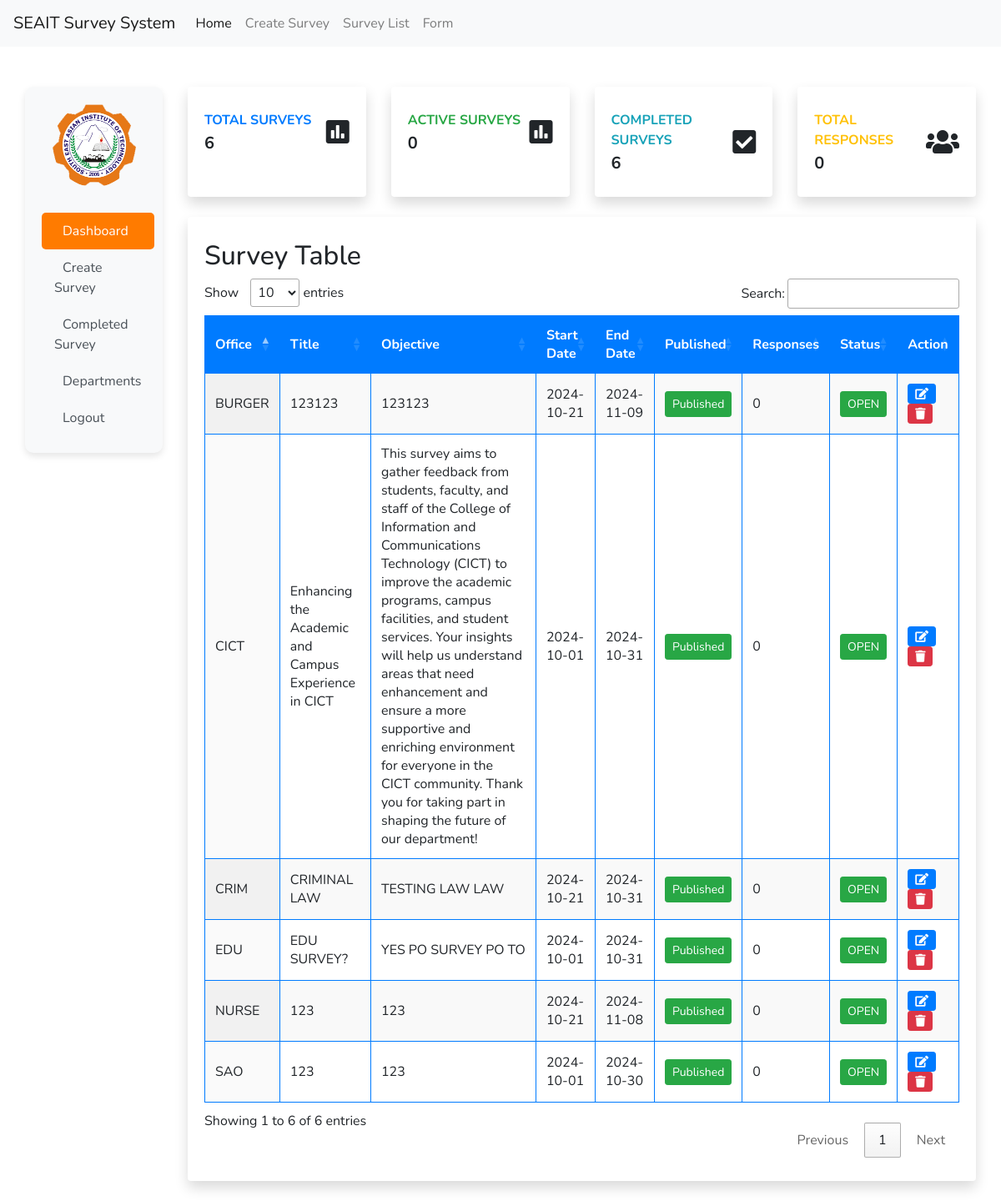
The app's page /trash/home.php, older data.
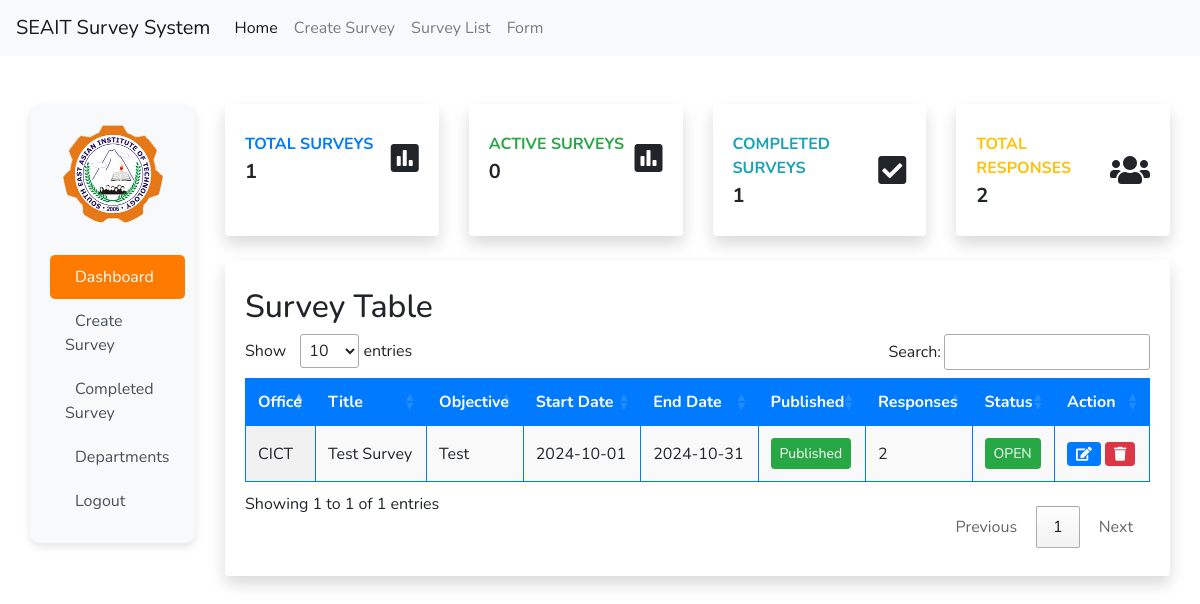
The same page, newer data.
### tables this page shows
CREATE TABLE IF NOT EXISTS `surveys` (
  `survey_id` int NOT NULL AUTO_INCREMENT,
  `office` varchar(100) NOT NULL,
  `title` varchar(255) NOT NULL,
  `objective` text,
  `is_anonymous` tinyint(1) DEFAULT '0',
  `is_published` tinyint(1) DEFAULT '0',
  `start_date` date DEFAULT NULL,
  `end_date` date DEFAULT NULL,
  `created_by` int DEFAULT NULL,
  `created_at` timestamp NULL DEFAULT CURRENT_TIMESTAMP,
  `updated_at` timestamp NULL DEFAULT CURRENT_TIMESTAMP ON UPDATE CURRENT_TIMESTAMP,
  `is_complete` int NOT NULL,
  PRIMARY KEY (`survey_id`),
  KEY `created_by` (`created_by`)
);

### trash/home.php (the view, shortened to what the rows shown need)
<?php include 'includes/header.php';
mysqli_set_charset($conn, "utf8");
$surveytable = "SELECT * FROM surveys";
if ($stmt = mysqli_prepare($conn, $surveytable)) {
    mysqli_stmt_execute($stmt);
    $surveyresult = mysqli_stmt_get_result($stmt);
} else {
    echo "Failed to prepare statement: " . mysqli_error($conn);
}
?>
<link rel="stylesheet" href="https://cdnjs.cloudflare.com/ajax/libs/font-awesome/5.13.0/css/all.min.css">
<link rel="stylesheet" href="https://cdn.datatables.net/1.11.5/css/jquery.dataTables.min.css">
<link rel="stylesheet" href="../css/home.css">
<div class="container-fluid d-flex">
    <div class="col">
        <div class="row">
            <div class="container-fluid mt-5">
                <div class="row">
                    <div class="col-xl-12 col-md-6 mb-4">
                        <div class="card border-left-warning shadow h-100 py-2">
                            <div class="card-body">
                                <div class="row no-gutters align-items-center w-100">
                                    <div class="col-12">
                                        <h2>Survey Table</h2>
                                        <table id="surveyTable" class="display">
                                            <thead>
                                                <tr>
                                                    <th>Office</th>
                                                    <th>Title</th>
                                                    <th>Objective</th>
                                                    <th>Start Date</th>
                                                    <th>End Date</th>
                                                    <th>Published</th>
                                                    <th>Responses</th>
                                                    <th>Status</th>
                                                    <th>Action</th>
                                                </tr>
                                            </thead>
                                            <tbody>
                                                <?php while ($surveyrow = mysqli_fetch_assoc($surveyresult)) { ?>
                                                    <tr>
                                                        <td><?php echo htmlspecialchars($surveyrow['office'], ENT_QUOTES, 'UTF-8'); ?>
                                                        </td>
                                                        <td><?php echo htmlspecialchars($surveyrow['title'], ENT_QUOTES, 'UTF-8'); ?>
                                                        </td>
                                                        <td><?php echo htmlspecialchars($surveyrow['objective'], ENT_QUOTES, 'UTF-8'); ?>
                                                        </td>
                                                        <td><?php echo htmlspecialchars($surveyrow['start_date'], ENT_QUOTES, 'UTF-8'); ?>
                                                        </td>
                                                        <td><?php echo htmlspecialchars($surveyrow['end_date'], ENT_QUOTES, 'UTF-8'); ?>
                                                        </td>
                                                        <td id="published_status_<?php echo $surveyrow['survey_id']; ?>">
                                                            <button
                                                                class="btn btn-sm btn-<?php echo $surveyrow['is_published'] == 1 ? 'success' : 'danger'; ?>"
                                                                onclick="changePublished(<?php echo $surveyrow['survey_id']; ?>, <?php echo $surveyrow['is_published']; ?>)">
                                                                <?php echo $surveyrow['is_published'] == 1 ? 'Published' : 'Not published'; ?>
                                                            </button>
                                                        </td>
                                                        <td>
                                                            <?php
                                                            $surveyresponses = "SELECT * FROM surveyresponses WHERE survey_id = ?";
                                                            $stmt = $conn->prepare($surveyresponses);
                                                            $stmt->bind_param("i", $surveyrow['survey_id']);
                                                            $stmt->execute();
                                                            $surveyresponsesresult = $stmt->get_result();
                                                            echo mysqli_num_rows($surveyresponsesresult);
                                                            ?>
                                                        </td>
                                                        <td id="open_status_<?php echo $surveyrow['survey_id']; ?>">
                                                            <button
                                                                class="btn btn-sm btn-<?php echo $surveyrow['is_complete'] == 1 ? 'danger' : 'success'; ?>"
                                                                onclick="confirmChangeOpen(<?php echo $surveyrow['survey_id']; ?>, <?php echo $surveyrow['is_complete']; ?>)">
                                                                <?php echo $surveyrow['is_complete'] == 1 ? 'CLOSED' : 'OPEN'; ?>
                                                            </button>
                                                        </td>
                                                        <td>
                                                            <button href="#" class="btn btn-sm btn-primary"
                                                                onclick="openEditModal(<?php echo $surveyrow['survey_id']; ?>, '<?php echo addslashes($surveyrow['office']); ?>', '<?php echo addslashes($surveyrow['title']); ?>', '<?php echo addslashes($surveyrow['objective']); ?>', '<?php echo $surveyrow['start_date']; ?>', '<?php echo $surveyrow['end_date']; ?>')"><i
                                                                    class="fas fa-edit"></i></button>
                                                            <button class="btn btn-sm btn-danger deleteSurveyBtn"
                                                                data-survey-id="<?php echo $surveyrow['survey_id']; ?>">
                                                                <i class="fas fa-trash"></i>
                                                            </button>
                                                        </td>
                                                    </tr>
                                                <?php } ?>
                                            </tbody>
                                        </table>
                                    </div>
                                </div>
                            </div>
                        </div>
                    </div>
                </div>
            </div>
        </div>
    </div>
</div>
<?php include 'includes/footer.php'; ?>

Row changes from the older to the newer data that the page shows:
removed surveys: office "SAO", title "123", objective "123", start_date "2024-10-01", end_date "2024-10-30", is_published "Published", mysqli_num_rows($surveyresponsesresult) "0", is_complete "OPEN"
removed surveys: office "EDU", title "EDU SURVEY?", objective "YES PO SURVEY PO TO", start_date "2024-10-01", end_date "2024-10-31", is_published "Published", mysqli_num_rows($surveyresponsesresult) "0", is_complete "OPEN"
removed surveys: office "CRIM", title "CRIMINAL LAW", objective "TESTING LAW LAW", start_date "2024-10-21", end_date "2024-10-31", is_published "Published", mysqli_num_rows($surveyresponsesresult) "0", is_complete "OPEN"
removed surveys: office "BURGER", title "123123", objective "123123", start_date "2024-10-21", end_date "2024-11-09", is_published "Published", mysqli_num_rows($surveyresponsesresult) "0", is_complete "OPEN"
removed surveys: office "NURSE", title "123", objective "123", start_date "2024-10-21", end_date "2024-11-08", is_published "Published", mysqli_num_rows($surveyresponsesresult) "0", is_complete "OPEN"
changed surveys "CICT": title "Enhancing the Academic and Campus Experience in CICT" → "Test Survey"; objective "This survey aims to gather feedback from students, faculty, and staff of the College of Information and Communications Technology (CICT) to improve the academic programs, campus facilities, and student services. Your insights will help us understand areas that need enhancement and ensure a more supportive and enriching environment for everyone in the CICT community. Thank you for taking part in shaping the future of our department!" → "Test"; mysqli_num_rows($surveyresponsesresult) "0" → "2"
Text that changed along with them:
mysqli_num_rows($surveyresult): "6" → "1"
mysqli_num_rows($completeurveyresult): "6" → "1"
$surveyresponsesrow['total_responses']: "0" → "2"
text written by a page script: "Show entries Search: Showing 1 to 6 of 6 entries Previous 1 Next" → "Show entries Search: Showing 1 to 1 of 1 entries Previous 1 Next"
